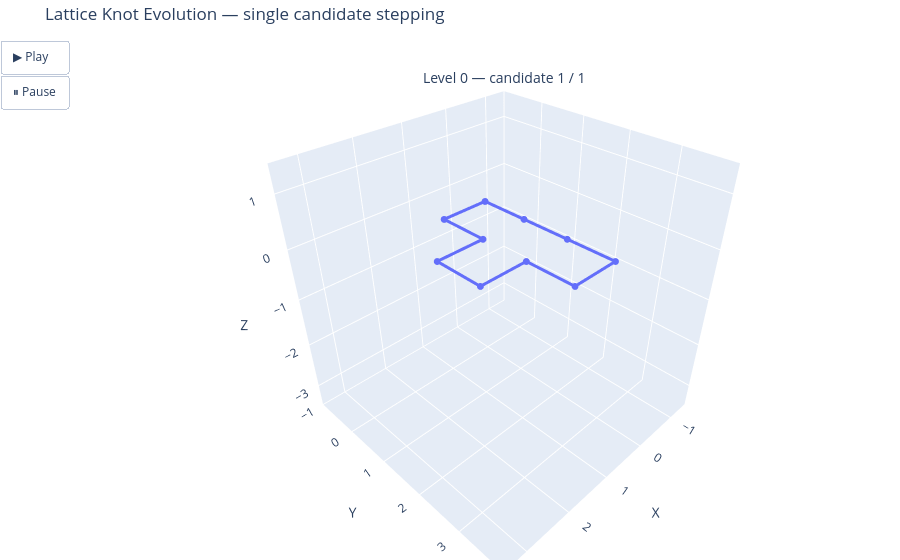

Notebook cell for this chart:
### Markdown cell above
Here is bruteforce version which applies all possible elementary switches but caps if it becomes too many

### Code cell
def generate_elementary_switches(word):
    w = list(word)
    if not w:
        return []

    directions = list(INV.keys())  # e.g. ['e','n','u','w','s','d']
    results = set()

    L = len(w)
    # start in 0..L-1, end in start+1..L  (inserting around at least one element)
    for start in range(0, L):
        for end in range(start + 1, L + 1):
            for dir_ in directions:
                inv = INV[dir_]
                new = w[:start] + [dir_] + w[start:end] + [inv] + w[end:]
                # reduce_word should accept a list and return a string/list consistent
                s = reduce_word(new)
                if s and is_valid_knot(s):
                    # Normalize representation (e.g. string) so duplicates can be removed
                    # If reduce_word returns list, convert to string: join
                    if isinstance(s, list):
                        s_str = ''.join(s)
                    else:
                        s_str = s
                    results.add(s_str)

    return list(results)


# --- New runner: build levels of all possibilities per stage ---
def run_exhaustive_levels(initial, depth=6, seed=None, max_nodes_per_level=200, target=None):
    """
    Build a list of levels (each level is a list of words).
    - initial: initial word string (or list acceptable by reduce_word)
    - depth: number of steps (levels) to expand
    - max_nodes_per_level: optional cap per level to avoid explosion (None for no cap)
    - target: optional string to check for appearance in any generated level
    Returns: (levels, found_info) where found_info is None or (level_idx, index_in_level, word)
    """
    if seed is not None:
        random.seed(seed)

    cur = reduce_word(list(initial))
    if not is_valid_knot(cur):
        print("Not a knot")
        return [], None

    # Normalize initial to string
    if isinstance(cur, list):
        cur = ''.join(cur)

    # Normalize target if provided
    found_info = None
    if target is not None:
        t_reduced = reduce_word(list(target))
        if isinstance(t_reduced, list):
            t_reduced = ''.join(t_reduced)
        # quick check: if target reduces same as initial, immediate equivalence
        if t_reduced == cur:
            print(f"Equivalent — target reduces to same as initial (both: {cur}).")
            return [[cur]], (0, 0, cur)
    else:
        t_reduced = None

    print("Valid knot:", cur)
    levels = [[cur]]

    for d in range(depth):
        next_level_set = set()
        for word in levels[-1]:
            children = generate_elementary_switches(word)
            for c in children:
                next_level_set.add(c)

        # Optionally limit level size deterministically (sort then take first N)
        next_level = sorted(next_level_set)
        if max_nodes_per_level is not None and len(next_level) > max_nodes_per_level:
            next_level = next_level[:max_nodes_per_level]

        # If nothing new was generated, stop early
        if not next_level:
            break

        # Before appending, check if target appears in next_level
        if t_reduced is not None and not found_info:
            for idx, w in enumerate(next_level):
                if w == t_reduced:
                    found_info = (d+1, idx, w)  # level index is d+1 (since levels[0] is initial)
                    print(f"Equivalent — found target at level {d+1} index {idx}: {w}")
                    break

        levels.append(next_level)

    # Final full-scan (in case target was in initial or earlier levels)
    if t_reduced is not None and not found_info:
        for lvl_idx, level in enumerate(levels):
            for idx, w in enumerate(level):
                if w == t_reduced:
                    found_info = (lvl_idx, idx, w)
                    print(f"Equivalent — found target at level {lvl_idx} index {idx}: {w}")
                    break
            if found_info:
                break

    if t_reduced is not None and not found_info:
        print(f"No evidence of equivalence found after depth {len(levels)-1} (levels generated).")

    return levels, found_info


# --- Animator: show multiple candidates per frame (one frame per level) ---
def animate_word_levels_plotly(word_levels, interval=600):
    """
    Animate candidates one-by-one:
      - word_levels: list of lists of words (level -> list of words)
      - Each frame shows exactly one candidate and an annotation "Level L — candidate i/N"
    """
    # Build list of (level, index, word) tuples preserving order level by level
    ordered = []
    for lvl_idx, level in enumerate(word_levels):
        for i, w in enumerate(level):
            ordered.append((lvl_idx, i, w))

    if not ordered:
        print("No candidates to animate.")
        return

    # Precompute pts for each candidate; skip candidates that fail to convert
    frames_data = []
    for (lvl, i, w) in ordered:
        try:
            pts = np.array(word_to_vertices(w))
            if pts.size == 0:
                print(f"Skipping empty vertices: level {lvl} idx {i}")
                continue
            frames_data.append((lvl, i, w, pts))
        except Exception as e:
            print(f"Skipping candidate level {lvl} idx {i} due to error: {e}")
            continue

    if not frames_data:
        print("No valid vertex data to animate after conversion.")
        return

    # compute global bounds across all candidate points
    all_pts = np.vstack([pts for (_, _, _, pts) in frames_data])
    mins, maxs = all_pts.min(axis=0), all_pts.max(axis=0)
    rng = (maxs - mins).max() if all_pts.size else 1.0
    mid = (maxs + mins) / 2.0

    # Create initial trace using the first candidate
    first_lvl, first_i, first_w, first_pts = frames_data[0]
    init_trace = go.Scatter3d(
        x=first_pts[:,0],
        y=first_pts[:,1],
        z=first_pts[:,2],
        mode="lines+markers",
        line=dict(width=6),
        marker=dict(size=4),
        name=f"level{first_lvl}_idx{first_i}"
    )

    # initial annotation text
    total_in_level = len(word_levels[first_lvl]) if first_lvl < len(word_levels) else 1
    ann_text = f"Level {first_lvl} — candidate {first_i+1} / {total_in_level}"

    fig = go.Figure(
        data=[init_trace],
        layout=go.Layout(
            scene=dict(
                xaxis=dict(range=[mid[0]-rng/2, mid[0]+rng/2], title='X'),
                yaxis=dict(range=[mid[1]-rng/2, mid[1]+rng/2], title='Y'),
                zaxis=dict(range=[mid[2]-rng/2, mid[2]+rng/2], title='Z'),
                aspectmode='cube'
            ),
            margin=dict(l=0, r=0, b=0, t=40),
            title="Lattice Knot Evolution — single candidate stepping",
            annotations=[dict(
                text=ann_text,
                x=0.5, y=0.95, xref='paper', yref='paper',
                showarrow=False, font=dict(size=14)
            )],
            updatemenus=[{
                "type": "buttons",
                "showactive": False,
                "buttons": [
                    {
                        "label": "▶ Play",
                        "method": "animate",
                        "args": [None, {"frame": {"duration": interval, "redraw": True}, "fromcurrent": True}]
                    },
                    {
                        "label": "⏸ Pause",
                        "method": "animate",
                        "args": [[None], {"frame": {"duration": 0, "redraw": False}, "mode": "immediate"}]
                    }
                ]
            }]
        )
    )

    # Build one frame per candidate (single trace + layout.annotation for label)
    frames = []
    for (lvl, i, w, pts) in frames_data:
        # name and annotation
        total_in_level = len(word_levels[lvl]) if lvl < len(word_levels) else 1
        label = f"Level {lvl} — candidate {i+1} / {total_in_level}"
        # single trace for this candidate
        tr = go.Scatter3d(
            x=pts[:,0],
            y=pts[:,1],
            z=pts[:,2],
            mode="lines+markers",
            line=dict(width=6),
            marker=dict(size=4),
            name=f"level{lvl}_idx{i}"
        )
        # attach a layout with annotation so label updates per frame
        frame_layout = go.Layout(annotations=[dict(
            text=label, x=0.5, y=0.95, xref='paper', yref='paper',
            showarrow=False, font=dict(size=14)
        )])
        frame = go.Frame(data=[tr], name=f"lvl{lvl}_i{i}", layout=frame_layout)
        frames.append(frame)
        #print(f"Prepared frame: {label}")   # console feedback while building

    fig.frames = frames
    fig.show()




# --- Example usage ---
initial = "nnneseswsw"   # or any valid knot word
target = "nnessw"    # target string to check for equivalence

# Build exhaustive tree of possibilities (levels) and check target
levels, found = run_exhaustive_levels(initial, depth=3, seed=42, max_nodes_per_level=500, target=target)
for i, lvl in enumerate(levels):
    print(f"Step {i}: {len(lvl)} candidates")

# Visualize
animate_word_levels_plotly(levels, interval=20)

### Figure 1 — Plotly figure (JSON) as saved in the notebook; plotly's stock layout.template omitted (floating-point values rounded to 4 significant figures)
{"data": [{"line": {"width": 6}, "marker": {"size": 4}, "mode": "lines+markers", "name": "level0_idx0", "type": "scatter3d", "x": [0, 0, 0, 0, 1, 1, 2, 2, 1, 1, 0], "y": [0, 1, 2, 3, 3, 2, 2, 1, 1, 0, 0], "z": [0, 0, 0, 0, 0, 0, 0, 0, 0, 0, 0]}], "layout": {"annotations": [{"font": {"size": 14}, "showarrow": false, "text": "Level 0 — candidate 1 / 1", "x": 0.5, "xref": "paper", "y": 0.95, "yref": "paper"}], "margin": {"b": 0, "l": 0, "r": 0, "t": 40}, "scene": {"aspectmode": "cube", "xaxis": {"range": [-1.5, 3.5], "title": {"text": "X"}}, "yaxis": {"range": [-1, 4], "title": {"text": "Y"}}, "zaxis": {"range": [-3.5, 1.5], "title": {"text": "Z"}}}, "title": {"text": "Lattice Knot Evolution — single candidate stepping"}, "updatemenus": [{"buttons": [{"args": [null, {"frame": {"duration": 20, "redraw": true}, "fromcurrent": true}], "label": "▶ Play", "method": "animate"}, {"args": [[null], {"frame": {"duration": 0, "redraw": false}, "mode": "immediate"}], "label": "⏸ Pause", "method": "animate"}], "showactive": false, "type": "buttons"}]}}
